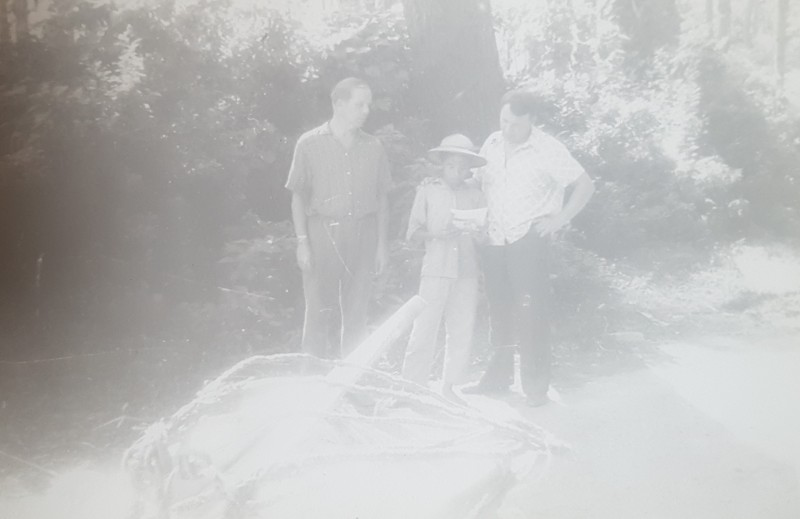
//> input picture img_zasvet.jpg, 800 x 519 px
$ ./Lab1-OpenCV   (built with g++ and OpenCV 4)
//> lines starting //> are read from the running program, lines starting //| are printed output that depends on the picture
//> in task3, img is the input picture: 519 rows x 800 cols, CV_8UC3; mean B, G, R 187.8, 188.5, 188.5
// Lab1-OpenCV.cpp REYNE'S lab

#include <opencv2/core/core.hpp>
#include <opencv2/highgui/highgui.hpp>
#include <opencv2/imgproc.hpp>
#include <iostream>
#include<math.h>

using namespace cv;
using namespace std;


void save_image(string path, Mat img)
{
	imwrite(path, img);
}
void task12()
{
	//task 1
	string img_path = "img_test.jpg";
	Mat image = imread(img_path, IMREAD_COLOR);
	resize(image, image, { 500,500 }, 0, 0, INTER_NEAREST);
	imshow("My Background", image);

	Mat image_gray = imread(img_path, IMREAD_GRAYSCALE);
	resize(image_gray, image_gray, { 500,500 }, 0, 0, INTER_NEAREST);
	imshow("My Background-gray", image_gray);

	Mat image_bw;
	threshold(image_gray, image_bw, 150, 255, THRESH_BINARY);

	//Mat image_bw = image_gray > 128;
	//работает так же как строчка выше, по идее режет кол-во каналов так что остаются только черные и белые цвета
	resize(image_bw, image_bw, { 500,500 }, 0, 0, INTER_NEAREST);
	imshow("My Background-black and white", image_bw);

	//task 2
	save_image("img_bw.jpg", image_bw);
}

void draw_hist(Mat img_start, string number) {
//> called with number = '1'

	imshow("Original"+number, img_start);

	// Отображение по каналу
	vector<Mat>bgr_planes;
	split(img_start, bgr_planes);
	// Делим многоканальное изображение на несколько одноканальных изображений const Mat

	// вычисляем гистограмму
	int histsize = 256;
	float range[] = { 0,256 };
	const float* hist_ranges = { range };
	Mat b_hist, g_hist, r_hist;
	calcHist(&bgr_planes[0], 1, 0, Mat(), b_hist, 1, &histsize, &hist_ranges, true, false);
//> b_hist = 256 values, max 9907 at index 222, min 0 at index 0, mean 1621.9
	calcHist(&bgr_planes[1], 1, 0, Mat(), g_hist, 1, &histsize, &hist_ranges, true, false);
//> g_hist = 256 values, max 10546 at index 221, min 0 at index 0, mean 1621.9
	calcHist(&bgr_planes[2], 1, 0, Mat(), r_hist, 1, &histsize, &hist_ranges, true, false);
//> r_hist = 256 values, max 11966 at index 217, min 0 at index 0, mean 1621.9

	// нормализуем
	int hist_h = 400; // Высота изображения гистограммы
	int hist_w = 512; //// Ширина изображения гистограммы
	int bin_w = hist_w / histsize; // Уровень гистограммы
	Mat hist_image(hist_w, hist_h, CV_8UC3, Scalar(0, 0, 0)); // Рисуем изображение, отображаемое гистограммой
	normalize(b_hist, b_hist, 0, hist_h, NORM_MINMAX, -1, Mat()); // нормализация
//> b_hist = 256 values, max 400 at index 222, min 0 at index 0, mean 65.48
	normalize(g_hist, g_hist, 0, hist_h, NORM_MINMAX, -1, Mat());
//> g_hist = 256 values, max 400 at index 221, min 0 at index 0, mean 61.52

	for (int i = 1; i < histsize; i++)
	{
		// Рисуем синюю компонентную гистограмму
		line(hist_image, Point((i - 1) * bin_w, hist_h - cvRound(b_hist.at<float>(i - 1))),
			Point((i)*bin_w, hist_h - cvRound(b_hist.at<float>(i))), Scalar(255, 0, 0), 2);
		// Рисуем зеленую компонентную гистограмму
		line(hist_image, Point((i - 1) * bin_w, hist_h - cvRound(g_hist.at<float>(i - 1))),
			Point((i)*bin_w, hist_h - cvRound(g_hist.at<float>(i))), Scalar(0, 255, 0), 2);
		// Рисуем красную компонентную гистограмму
		line(hist_image, Point((i - 1) * bin_w, hist_h - cvRound(r_hist.at<float>(i - 1))),
			Point((i)*bin_w, hist_h - cvRound(r_hist.at<float>(i))), Scalar(0, 0, 255), 2);
	}
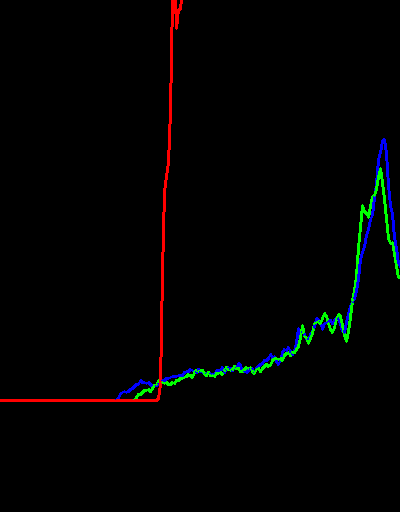
//> hist_image: 512 rows x 400 cols, CV_8UC3; mean B, G, R 2, 2.3, 2.3
	imshow("Гистограмма"+number, hist_image);
}
void round_osv(Mat old_img, string number) {
//> called with number = '2'
	Mat image_gray, image_equal;

	/* этот код по идее для чернобелых фоток пойдет, не делит на 3 потока

	// Преобразование в изображение в градациях серого, чтобы сделать исходное изображение одноканальным
	cvtColor(old_img, image_gray, COLOR_BGR2GRAY);    ////
	// Просмотр количества каналов изображения
	int c = image_gray.channels();
	cout << "=" << endl << c << endl;
	// Выравнивание гистограммы
	equalizeHist(image_gray, image_equal);
	*/

	vector<Mat>channels;
	split(old_img, channels);
	Mat blue, green, red;
	blue = channels.at(0);
	green = channels.at(1);
	red = channels.at(2);

	equalizeHist(blue, blue);
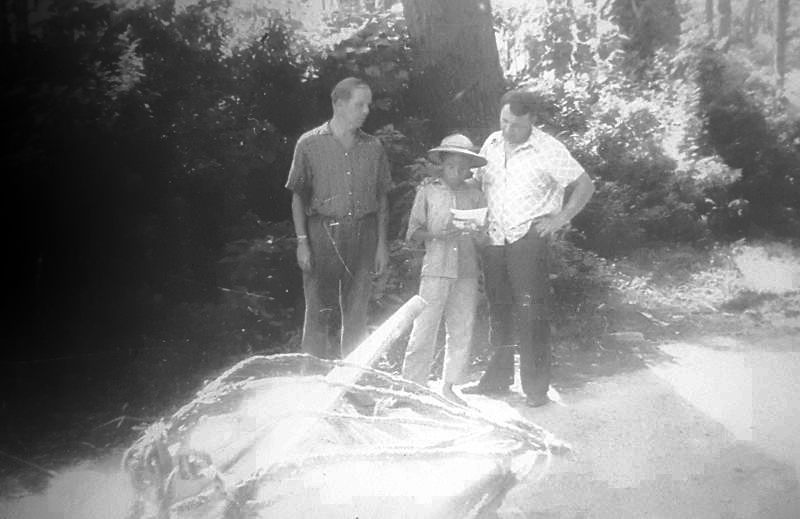
//> blue: 519 rows x 800 cols, CV_8UC1; min 0, max 255, mean 128.9
	equalizeHist(green, green);
	equalizeHist(red, red);

	merge(channels, image_equal);

	draw_hist(image_equal, number+"1");
//> call 2 of draw_hist, with number = "21"
//> in draw_hist (call 2), `calcHist(&bgr_planes[0], 1, 0, Mat(), b_hist, 1, &histsize, &hist_rang..`: b_hist = 256 values, max 9907 at index 216, min 0 at index 53, mean 1621.9
//> in draw_hist (call 2), `calcHist(&bgr_planes[1], 1, 0, Mat(), g_hist, 1, &histsize, &hist_rang..`: g_hist = 256 values, max 10546 at index 212, min 0 at index 46, mean 1621.9
//> in draw_hist (call 2), `calcHist(&bgr_planes[2], 1, 0, Mat(), r_hist, 1, &histsize, &hist_rang..`: r_hist = 256 values, max 11966 at index 201, min 0 at index 42, mean 1621.9
//> in draw_hist (call 2), `normalize(b_hist, b_hist, 0, hist_h, NORM_MINMAX, -1, Mat());`: b_hist = 256 values, max 400 at index 216, min 0 at index 53, mean 65.48
//> in draw_hist (call 2), `normalize(g_hist, g_hist, 0, hist_h, NORM_MINMAX, -1, Mat());`: g_hist = 256 values, max 400 at index 212, min 0 at index 46, mean 61.52
//> after the loop in draw_hist (call 2), `for (int i = 1; i < histsize; i++)`:
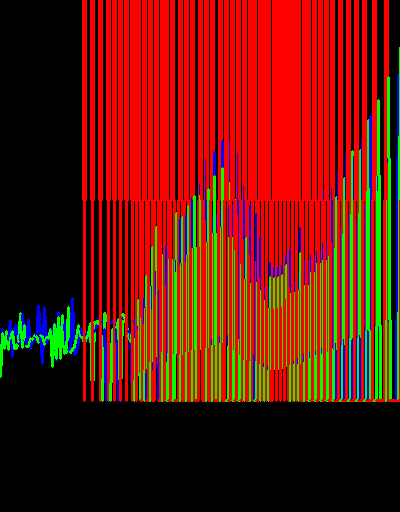
//> hist_image: 512 rows x 400 cols, CV_8UC3; mean B, G, R 8.7, 23.5, 103
}
void task3(string img_path)
{
	Mat img;
	img = imread(img_path);
	draw_hist(img, "1");
	round_osv(img, "2");
}
int main()
{
	string img_zasvet_path = "img_zasvet.jpg";
	string img_zatem_path = "img_zatem.jpg";

	//task12();
	task3(img_zasvet_path);
	//task3(img_zatem_path);

	waitKey(0);
	return 0;
}
